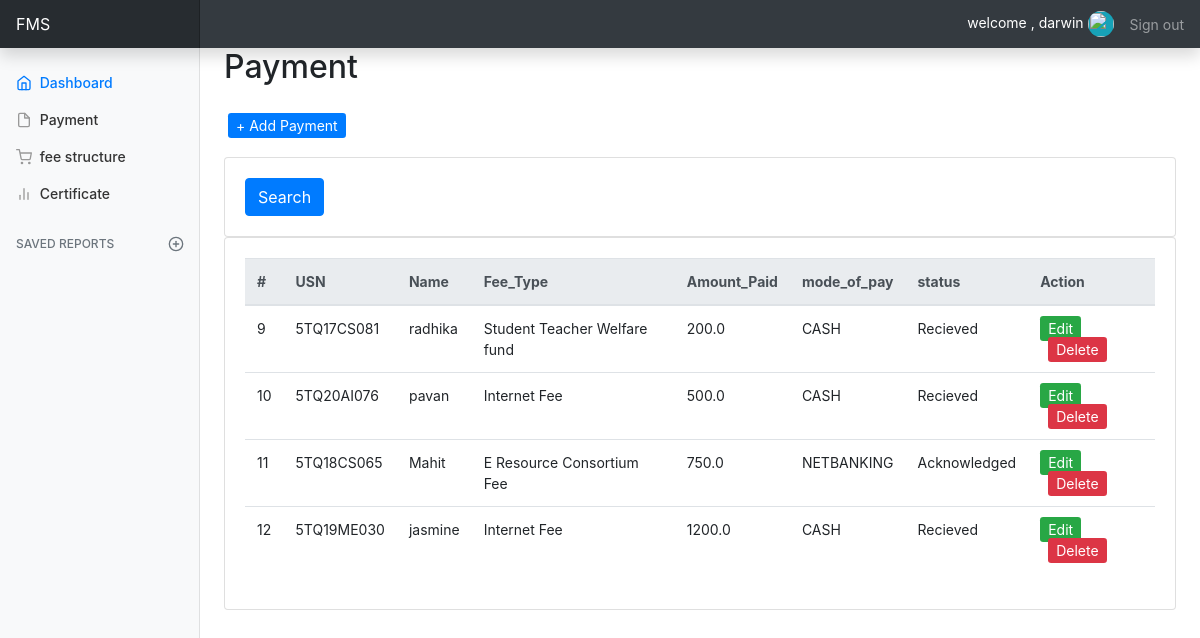
The app's page /payment/ (signed in) with its own data.
### accounts/models.py (models this page shows, shortened)
class Payment(models.Model):
	STATUS = (
		('Pending', 'Pending'),
		('Recieved', 'Recieved'),
		('Acknowledged', 'Acknowledged'),
		)
	MODE_OF_PAYMENT = (
		('NEFT','NEFT'),
		('BANK-TO-BANK','BANK-TO-BANK'),
		('NETBANKING','NETBANKING'),
		('CASH','CASH'),
		)
	student = models.ForeignKey(Student, null=True, on_delete= models.SET_NULL)
	fee = models.ForeignKey(Fee, null=True, on_delete= models.SET_NULL)
	amount_paid = models.FloatField()
	mode_payment = models.CharField(max_length=25, choices=MODE_OF_PAYMENT)
	date_created = models.DateTimeField(auto_now_add=True, null=True)
	status = models.CharField(max_length=200, null=True, choices=STATUS)

class Student(models.Model):
	BRANCH = (
		('CSE','CSE'),
		('ISE','ISE'),
		('ME','ME'),
		('CVE','CVE'),
		('ECE','ECE'),
		('EEE','EEE'),
		('Aeronautical/ Aerospace Eng','AE'),
		('Artificial Intelligence Eng','AIE'),
		)
	CATEGORY1 = (
		('KCET','KCET'),
		('COMEDK','COMEDK'),
		('MANAGEMENT','MANAGEMENT')
		)
	EDUCATIONAL_LEVEL = (
		('12','12'),
		('DIPLOMA','DIPLOMA'),
		)
	GENDER = (
		('MALE','M'),
		('FEMALE','F'),
		('OTHER','O')
		)
	user = models.OneToOneField(User, null=True, blank=True, on_delete=models.CASCADE)
	name = models.CharField(max_length=200, null=True)
	usn = models.CharField(max_length=200, unique=True, null=True)
	phone = models.CharField(max_length=200, null=True)
	email = models.CharField(max_length=200, null=True)
	gender = models.CharField(max_length=10, null=True, choices=GENDER)
	ad_date = models.DateField()
	batch = models.CharField(max_length=10)
	branch = models.CharField(max_length=50, choices=BRANCH)
	sem = models.CharField(max_length=5)
	date_created = models.DateTimeField(auto_now_add=True, null=True)
	profile_pic = models.ImageField(default="default_profile_pic.png")
	category = models.CharField(max_length=20, choices=CATEGORY1)
	ed_level = models.CharField(max_length=20, choices=EDUCATIONAL_LEVEL)

class Fee(models.Model):
	CATEGORY = (
		('Tuition_Fee','Tuition_Fee'),
		('Miscellaneous_Fee','Miscellaneous_Fee'),
		('University_Fee','University_Fee'),
		)
	name = models.CharField(max_length=200, null=True)
	amount = models.FloatField(null=True)
	category = models.CharField(max_length=200, null=True, choices=CATEGORY)
	description = models.CharField(max_length=200, null=True, blank=True)
	date_created = models.DateTimeField(auto_now_add=True, null=True)
	tags = models.ManyToManyField(Tag)
	"""
	course = models.CharField(max_length=50, choices=COURSE)
	college_type = models.CharField(max_length=50, choices=COLLEGE_TYPE)
	entry = models.CharField(max_length=20, choices=ENTRY)
	quota = models.CharField(max_length=50, choices=QUOTA)
	amount = models.FloatField()
	date_created = models.DateTimeField(auto_now_add=True)
	ayear = models.DateField()

	"""

### accounts/decorators.py (the view)
		def wrapper_func(request, *args, **kwargs):
			group = None;
			if request.user.groups.exists():
				group = request.user.groups.all()[0].name
			if group in allowed_roles:
				return view_func(request, *args, **kwargs)
			else:
				return HttpResponse("U are not authorized to view this page")

### accounts/views.py (called while the page is built)
@login_required(login_url='login')
@allowed_users(allowed_roles=['admin'])
def payment(request):
	payments = Payment.objects.all()
	context = {'payments':payments}
	return render(request, 'accounts/payment.html', context)

### accounts/templates/accounts/payment.html (shortened to what this page needs)
{% extends 'accounts/main.html' %}
{% block content %}
	<br>
			<div class="col-md-9 ml-sm-auto col-lg-10 px-md-4">
				<h2>Payment</h2>
				<br>
				<div class="pl-1"><a class="btn-sm btn-primary" href="{% url 'add_payment' %}">+ Add Payment</a></div>
				<br>
				<div class="card card-body">
					<form method="get">
        					<button class="btn btn-primary" type="submit">Search</button>
     				</form>
     			</div>
				<div class="card card-body">
					<table id="myPayment" class="table">
						<thead class="thead-light">
    						<tr>
								<th>#</th>
								<th>USN</th>
								<th>Name</th>
								<th>Fee_Type</th>
								<th>Amount_Paid</th>
								<th>mode_of_pay</th>
								<th>status</th>
								<th>Action</th>
							</tr>
  						</thead>
  						<tbody>
						{% for i in payments %}
							<tr>
								<td>{{i.id}}</td>
								<td>{{i.student.usn}}</td>
								<td>{{i.student.name}}</td>
								<td>{{i.fee.name}}</td>
								<td>{{i.amount_paid}}</td>
								<td>{{i.mode_payment}}</td>
								<td>{{i.status}}</td>
								<td><a class="btn-sm btn-success" href="{% url 'update_payment' i.id %}">
									 Edit</a>
									<span class="pl-2"><a class="btn-sm btn-danger" href="{% url 'delete_payment' i.id %}">
  										 Delete</a>
  									</span>
  								</td>
							</tr>
						{% endfor %}
						</tbody>
					</table>
				</div>
			</div>
	<br>
{% endblock %}

### accounts/templates/accounts/navbar.html (shortened to what this page needs)
{% load static %}
 <nav class="navbar navbar-dark sticky-top bg-dark flex-md-nowrap p-0 shadow">
    <a class="navbar-brand col-md-3 col-lg-2 mr-0 px-3" href="#">FMS</a>
    <span class="ml-auto" style="color:#fff;">welcome , {{request.user}}
      {% if request.user.student.gender == "MALE" %}
        <img class="rounded-circle border-light bg-info" src="https://icon-library.net//images/boy-icon-png/boy-icon-png-10.jpg" width="26px" height="26px" /></a>
      {% else %}
        <img class="rounded-circle border-light bg-warning" src="https://img.pngio.com/social-user-woman-avatar-profile-icon-female-profile-png-512_512.png" width="26px" height="26px">
      {% endif %}
    </span>
    <ul class="navbar-nav px-3">
      <li class="nav-item">
        <a class="nav-link" href="{% url 'logout' %}">Sign out</a>
      </li>
    </ul>
  </nav>

### static/css/dashboard.css (style rules this page uses)
body { font-size: .875rem; }
.navbar-brand { padding-top: .75rem; padding-bottom: .75rem; font-size: 1rem; background-color: rgba(0, 0, 0, .25); box-shadow: inset -1px 0 0 rgba(0, 0, 0, .25); }

### records on screen
Payment: id "9", student.usn "5TQ17CS081", student.name "radhika", fee.name "Student Teacher Welfare fund", amount_paid "200.0", mode_payment "CASH", status "Recieved"
Payment: id "10", student.usn "5TQ20AI076", student.name "pavan", fee.name "Internet Fee", amount_paid "500.0", mode_payment "CASH", status "Recieved"
Payment: id "11", student.usn "5TQ18CS065", student.name "Mahit", fee.name "E Resource Consortium Fee", amount_paid "750.0", mode_payment "NETBANKING", status "Acknowledged"
Payment: id "12", student.usn "5TQ19ME030", student.name "jasmine", fee.name "Internet Fee", amount_paid "1200.0", mode_payment "CASH", status "Recieved"

### other values on screen
{{ request.user }} "darwin"
